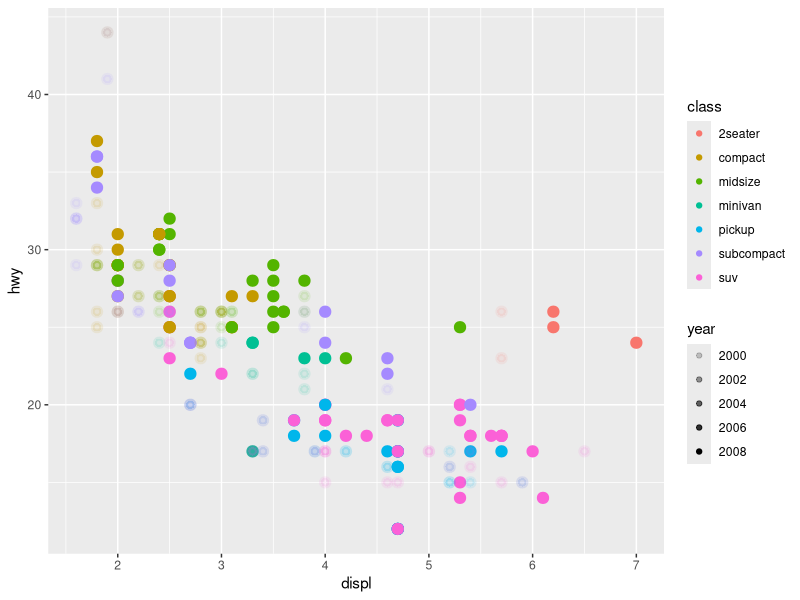

This figure's R source:
library(tidyverse)

ggplot(data = mpg) +
  geom_point(mapping = aes(x = displ, y = hwy, color= class, alpha = year, stroke =2))